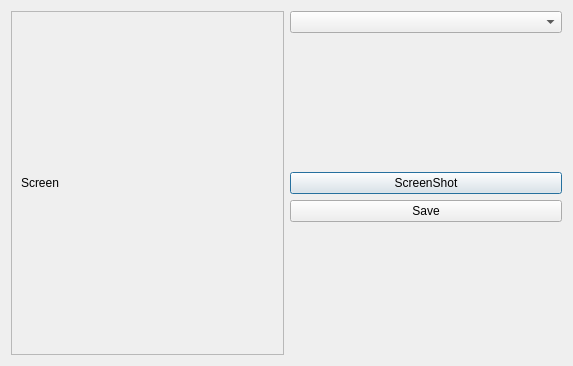
<?xml version="1.0" encoding="UTF-8"?>
<ui version="4.0">
 <class>Dialog</class>
 <widget class="QDialog" name="Dialog">
  <property name="geometry">
   <rect>
    <x>0</x>
    <y>0</y>
    <width>573</width>
    <height>366</height>
   </rect>
  </property>
  <property name="windowTitle">
   <string>Dialog</string>
  </property>
  <layout class="QHBoxLayout" name="horizontalLayout">
   <item>
    <widget class="QFrame" name="frame">
     <property name="frameShape">
      <enum>QFrame::StyledPanel</enum>
     </property>
     <property name="frameShadow">
      <enum>QFrame::Raised</enum>
     </property>
     <layout class="QVBoxLayout" name="verticalLayout_2">
      <item>
       <widget class="QLabel" name="lblScreen">
        <property name="text">
         <string>Screen</string>
        </property>
       </widget>
      </item>
     </layout>
    </widget>
   </item>
   <item>
    <layout class="QVBoxLayout" name="verticalLayout">
     <item>
      <widget class="QComboBox" name="cmbScreens"/>
     </item>
     <item>
      <spacer name="verticalSpacer">
       <property name="orientation">
        <enum>Qt::Vertical</enum>
       </property>
       <property name="sizeHint" stdset="0">
        <size>
         <width>20</width>
         <height>40</height>
        </size>
       </property>
      </spacer>
     </item>
     <item>
      <widget class="QPushButton" name="btnScreen">
       <property name="text">
        <string>ScreenShot</string>
       </property>
      </widget>
     </item>
     <item>
      <widget class="QPushButton" name="btnSave">
       <property name="text">
        <string>Save</string>
       </property>
      </widget>
     </item>
     <item>
      <spacer name="verticalSpacer_2">
       <property name="orientation">
        <enum>Qt::Vertical</enum>
       </property>
       <property name="sizeHint" stdset="0">
        <size>
         <width>20</width>
         <height>40</height>
        </size>
       </property>
      </spacer>
     </item>
    </layout>
   </item>
  </layout>
 </widget>
 <resources/>
 <connections/>
</ui>
